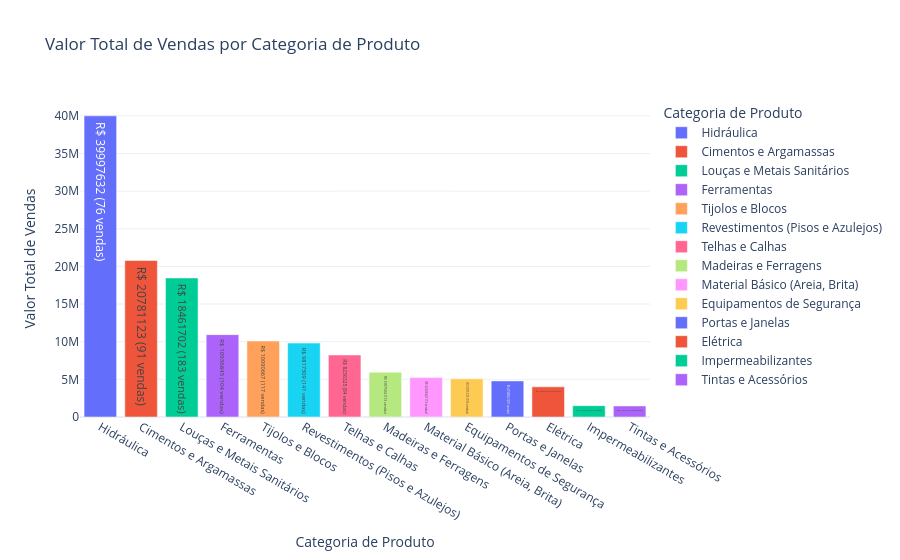

Notebook code cell kept with this figure:
### Code cell
fig_barras = px.bar(
    categoria_vendas,
    x='Categoria_Produto',  
    y='Valor_Total_Vendas',
    title='Valor Total de Vendas por Categoria de Produto',  
    labels={'Categoria_Produto': 'Categoria de Produto', 'Valor_Total_Vendas': 'Valor Total de Vendas'},
    color='Categoria_Produto', # Opcional: colore as barras por categoria de produto
    template='plotly_white', # Define um tema para o gráfico
    text=' R$ ' + categoria_vendas['Valor_Total_Vendas'].astype(str) + ' (' + categoria_vendas['Quantidade_Vendas'].astype(str) + ' vendas)' # Exibe o valor total de vendas em cada barra, formatado como moeda brasileira
)

fig_barras.show()

### Figure 1 — Plotly figure (JSON) as saved in the notebook; plotly's stock layout.template omitted (floating-point values rounded to 4 significant figures)
{"data": [{"alignmentgroup": "True", "hovertemplate": "Categoria de Produto=%{x}<br>Valor Total de Vendas=%{y}<br>text=%{text}<extra></extra>", "legendgroup": "Hidráulica", "marker": {"color": "#636efa", "pattern": {"shape": ""}}, "name": "Hidráulica", "offsetgroup": "Hidráulica", "orientation": "v", "showlegend": true, "text": [" R$ 39997632 (76 vendas)"], "textposition": "auto", "type": "bar", "x": ["Hidráulica"], "xaxis": "x", "y": [39997632], "yaxis": "y"}, {"alignmentgroup": "True", "hovertemplate": "Categoria de Produto=%{x}<br>Valor Total de Vendas=%{y}<br>text=%{text}<extra></extra>", "legendgroup": "Cimentos e Argamassas", "marker": {"color": "#EF553B", "pattern": {"shape": ""}}, "name": "Cimentos e Argamassas", "offsetgroup": "Cimentos e Argamassas", "orientation": "v", "showlegend": true, "text": [" R$ 20781123 (91 vendas)"], "textposition": "auto", "type": "bar", "x": ["Cimentos e Argamassas"], "xaxis": "x", "y": [20781123], "yaxis": "y"}, {"alignmentgroup": "True", "hovertemplate": "Categoria de Produto=%{x}<br>Valor Total de Vendas=%{y}<br>text=%{text}<extra></extra>", "legendgroup": "Louças e Metais Sanitários", "marker": {"color": "#00cc96", "pattern": {"shape": ""}}, "name": "Louças e Metais Sanitários", "offsetgroup": "Louças e Metais Sanitários", "orientation": "v", "showlegend": true, "text": [" R$ 18461702 (183 vendas)"], "textposition": "auto", "type": "bar", "x": ["Louças e Metais Sanitários"], "xaxis": "x", "y": [18461702], "yaxis": "y"}, {"alignmentgroup": "True", "hovertemplate": "Categoria de Produto=%{x}<br>Valor Total de Vendas=%{y}<br>text=%{text}<extra></extra>", "legendgroup": "Ferramentas", "marker": {"color": "#ab63fa", "pattern": {"shape": ""}}, "name": "Ferramentas", "offsetgroup": "Ferramentas", "orientation": "v", "showlegend": true, "text": [" R$ 10936845 (104 vendas)"], "textposition": "auto", "type": "bar", "x": ["Ferramentas"], "xaxis": "x", "y": [10936845], "yaxis": "y"}, {"alignmentgroup": "True", "hovertemplate": "Categoria de Produto=%{x}<br>Valor Total de Vendas=%{y}<br>text=%{text}<extra></extra>", "legendgroup": "Tijolos e Blocos", "marker": {"color": "#FFA15A", "pattern": {"shape": ""}}, "name": "Tijolos e Blocos", "offsetgroup": "Tijolos e Blocos", "orientation": "v", "showlegend": true, "text": [" R$ 10090667 (117 vendas)"], "textposition": "auto", "type": "bar", "x": ["Tijolos e Blocos"], "xaxis": "x", "y": [10090667], "yaxis": "y"}, {"alignmentgroup": "True", "hovertemplate": "Categoria de Produto=%{x}<br>Valor Total de Vendas=%{y}<br>text=%{text}<extra></extra>", "legendgroup": "Revestimentos (Pisos e Azulejos)", "marker": {"color": "#19d3f3", "pattern": {"shape": ""}}, "name": "Revestimentos (Pisos e Azulejos)", "offsetgroup": "Revestimentos (Pisos e Azulejos)", "orientation": "v", "showlegend": true, "text": [" R$ 9817309 (141 vendas)"], "textposition": "auto", "type": "bar", "x": ["Revestimentos (Pisos e Azulejos)"], "xaxis": "x", "y": [9817309], "yaxis": "y"}, {"alignmentgroup": "True", "hovertemplate": "Categoria de Produto=%{x}<br>Valor Total de Vendas=%{y}<br>text=%{text}<extra></extra>", "legendgroup": "Telhas e Calhas", "marker": {"color": "#FF6692", "pattern": {"shape": ""}}, "name": "Telhas e Calhas", "offsetgroup": "Telhas e Calhas", "orientation": "v", "showlegend": true, "text": [" R$ 8236325 (84 vendas)"], "textposition": "auto", "type": "bar", "x": ["Telhas e Calhas"], "xaxis": "x", "y": [8236325], "yaxis": "y"}, {"alignmentgroup": "True", "hovertemplate": "Categoria de Produto=%{x}<br>Valor Total de Vendas=%{y}<br>text=%{text}<extra></extra>", "legendgroup": "Madeiras e Ferragens", "marker": {"color": "#B6E880", "pattern": {"shape": ""}}, "name": "Madeiras e Ferragens", "offsetgroup": "Madeiras e Ferragens", "orientation": "v", "showlegend": true, "text": [" R$ 5957504 (113 vendas)"], "textposition": "auto", "type": "bar", "x": ["Madeiras e Ferragens"], "xaxis": "x", "y": [5957504], "yaxis": "y"}, {"alignmentgroup": "True", "hovertemplate": "Categoria de Produto=%{x}<br>Valor Total de Vendas=%{y}<br>text=%{text}<extra></extra>", "legendgroup": "Material Básico (Areia, Brita)", "marker": {"color": "#FF97FF", "pattern": {"shape": ""}}, "name": "Material Básico (Areia, Brita)", "offsetgroup": "Material Básico (Areia, Brita)", "orientation": "v", "showlegend": true, "text": [" R$ 5232544 (113 vendas)"], "textposition": "auto", "type": "bar", "x": ["Material Básico (Areia, Brita)"], "xaxis": "x", "y": [5232544], "yaxis": "y"}, {"alignmentgroup": "True", "hovertemplate": "Categoria de Produto=%{x}<br>Valor Total de Vendas=%{y}<br>text=%{text}<extra></extra>", "legendgroup": "Equipamentos de Segurança", "marker": {"color": "#FECB52", "pattern": {"shape": ""}}, "name": "Equipamentos de Segurança", "offsetgroup": "Equipamentos de Segurança", "orientation": "v", "showlegend": true, "text": [" R$ 5075123 (150 vendas)"], "textposition": "auto", "type": "bar", "x": ["Equipamentos de Segurança"], "xaxis": "x", "y": [5075123], "yaxis": "y"}, {"alignmentgroup": "True", "hovertemplate": "Categoria de Produto=%{x}<br>Valor Total de Vendas=%{y}<br>text=%{text}<extra></extra>", "legendgroup": "Portas e Janelas", "marker": {"color": "#636efa", "pattern": {"shape": ""}}, "name": "Portas e Janelas", "offsetgroup": "Portas e Janelas", "orientation": "v", "showlegend": true, "text": [" R$ 4794802 (207 vendas)"], "textposition": "auto", "type": "bar", "x": ["Portas e Janelas"], "xaxis": "x", "y": [4794802], "yaxis": "y"}, {"alignmentgroup": "True", "hovertemplate": "Categoria de Produto=%{x}<br>Valor Total de Vendas=%{y}<br>text=%{text}<extra></extra>", "legendgroup": "Elétrica", "marker": {"color": "#EF553B", "pattern": {"shape": ""}}, "name": "Elétrica", "offsetgroup": "Elétrica", "orientation": "v", "showlegend": true, "text": [" R$ 4004934 (90 vendas)"], "textposition": "auto", "type": "bar", "x": ["Elétrica"], "xaxis": "x", "y": [4004934], "yaxis": "y"}, {"alignmentgroup": "True", "hovertemplate": "Categoria de Produto=%{x}<br>Valor Total de Vendas=%{y}<br>text=%{text}<extra></extra>", "legendgroup": "Impermeabilizantes", "marker": {"color": "#00cc96", "pattern": {"shape": ""}}, "name": "Impermeabilizantes", "offsetgroup": "Impermeabilizantes", "orientation": "v", "showlegend": true, "text": [" R$ 1506565 (232 vendas)"], "textposition": "auto", "type": "bar", "x": ["Impermeabilizantes"], "xaxis": "x", "y": [1506565], "yaxis": "y"}, {"alignmentgroup": "True", "hovertemplate": "Categoria de Produto=%{x}<br>Valor Total de Vendas=%{y}<br>text=%{text}<extra></extra>", "legendgroup": "Tintas e Acessórios", "marker": {"color": "#ab63fa", "pattern": {"shape": ""}}, "name": "Tintas e Acessórios", "offsetgroup": "Tintas e Acessórios", "orientation": "v", "showlegend": true, "text": [" R$ 1467201 (299 vendas)"], "textposition": "auto", "type": "bar", "x": ["Tintas e Acessórios"], "xaxis": "x", "y": [1467201], "yaxis": "y"}], "layout": {"barmode": "relative", "legend": {"title": {"text": "Categoria de Produto"}, "tracegroupgap": 0}, "title": {"text": "Valor Total de Vendas por Categoria de Produto"}, "xaxis": {"anchor": "y", "categoryarray": ["Hidráulica", "Cimentos e Argamassas", "Louças e Metais Sanitários", "Ferramentas", "Tijolos e Blocos", "Revestimentos (Pisos e Azulejos)", "Telhas e Calhas", "Madeiras e Ferragens", "Material Básico (Areia, Brita)", "Equipamentos de Segurança", "Portas e Janelas", "Elétrica", "Impermeabilizantes", "Tintas e Acessórios"], "categoryorder": "array", "domain": [0, 1], "title": {"text": "Categoria de Produto"}}, "yaxis": {"anchor": "x", "domain": [0, 1], "title": {"text": "Valor Total de Vendas"}}}}
